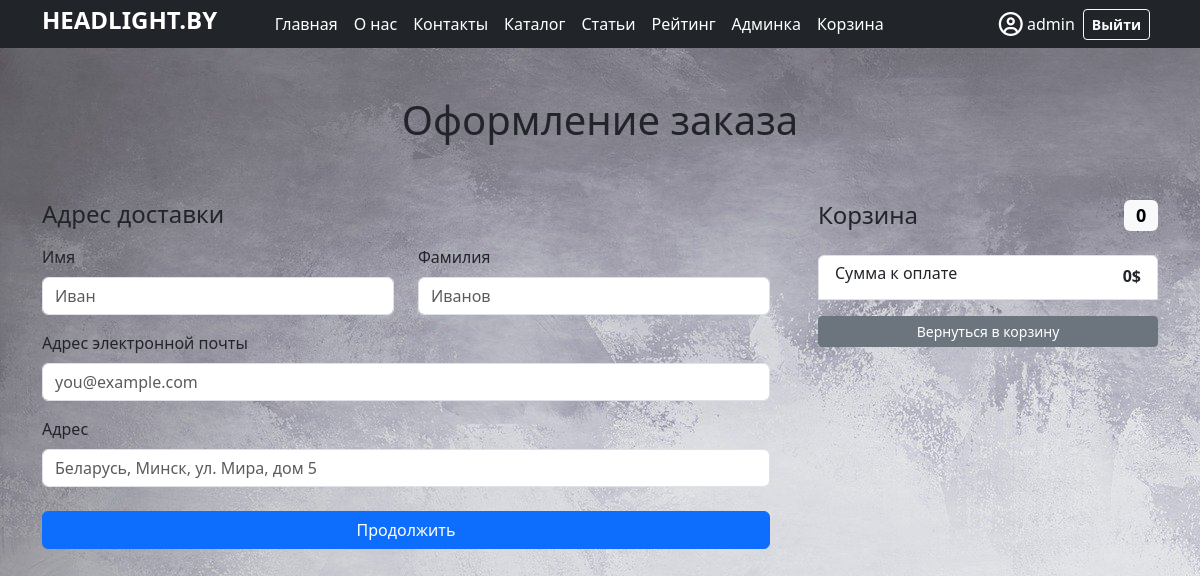
The page /order-create (signed in) on the database as committed earlier.
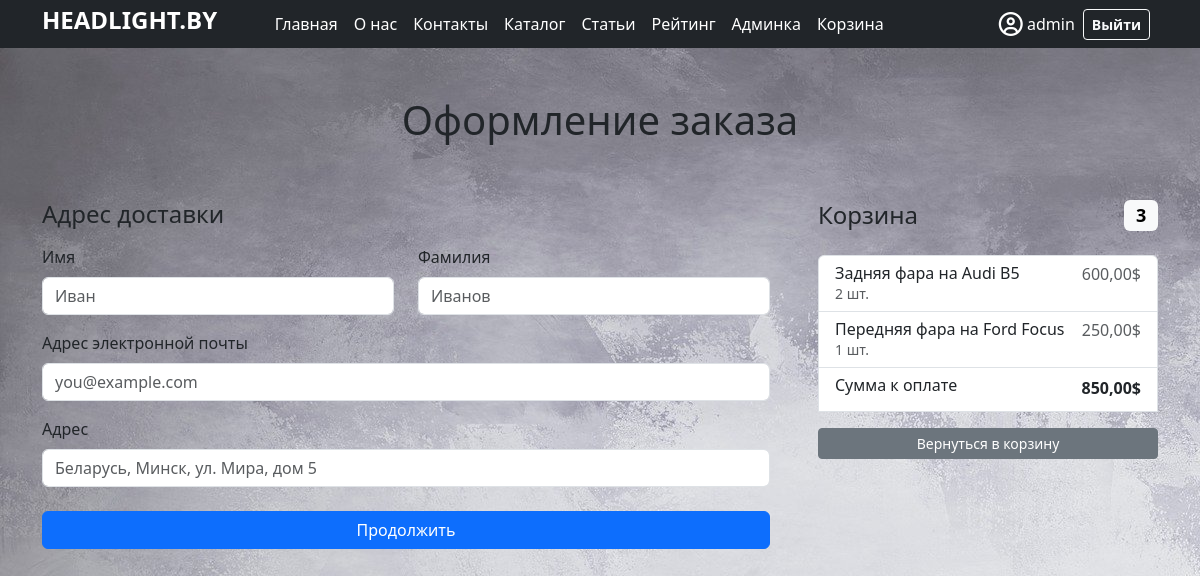
The same page on the database as committed later.
### dj_app/models.py (models this page shows, shortened)
class Basket(models.Model):
    user = models.ForeignKey(User, on_delete=models.CASCADE, verbose_name="Пользователь")
    product = models.ForeignKey(Product, on_delete=models.CASCADE, verbose_name="Товар")
    quantity = models.PositiveSmallIntegerField(default=0, verbose_name="Количество")
    created_timestamp = models.DateTimeField(auto_now_add=True)
    objects = BasketQuerySet.as_manager()
    def sum(self):
        return self.product.price * self.quantity
    class Meta:
        verbose_name = "Корзина"  # Название модели в ед.числе
        verbose_name_plural = "Корзины"  # Название модели в мнж.числе
        ordering = ["product"]  # Сортировка по полю (если с "-" то в обратном порядке)

class Product(models.Model):
    company = models.ForeignKey(Company, null=True, on_delete=models.CASCADE, help_text="Выберите компанию", verbose_name="Компания")  # Связывающее поле
    slug = models.SlugField(max_length=200, db_index=True, blank=True, verbose_name="url")
    title = models.CharField(max_length=200, help_text="Введите название товара", verbose_name="Название товара")
    summary = models.TextField(max_length=1000, help_text="Введите описание товара", verbose_name="Описание товара")
    product_code = models.IntegerField(null=True, help_text="Введите код товара", verbose_name="Код товара")
    manufacturer = models.ForeignKey(Country, null=True, on_delete=models.CASCADE, max_length=20, help_text="Введите страну производителя", verbose_name="Страна производителя")
    price = models.DecimalField(null=True, max_digits=5, decimal_places=2, help_text="Введите цену товара", verbose_name="Цена товара")
    quantity = models.PositiveIntegerField(default=0, help_text="Введите количество товара", verbose_name="Количество товара")
    category = models.ForeignKey(GroupProduct, related_name='products', null=True, on_delete=models.CASCADE, help_text="Выберите вид (категорию) товара", verbose_name="Вид (категория) товара")
    side = models.ForeignKey(Side, null=True, on_delete=models.CASCADE, help_text="Выберите сторону", verbose_name="Сторона")
    image = models.ImageField(upload_to='products/%Y/%m/%d', null=True, blank=True, verbose_name="Добавить изображение")
    available = models.BooleanField(default=True)
    objects = models.Model
    class Meta:
        verbose_name = "Продукт"  # Название модели в ед.числе
        verbose_name_plural = "Продукты"  # Название модели в мнж.числе
        ordering = ["title"]  # Сортировка по полю (если с "-" то в обратном порядке)
        index_together = (('id', 'slug'),)

### dj_app/views.py (the view, shortened to what this page needs)
# urls.py: path('order-create', views.OrderCreateView.as_view(), name="order_create"),  # Маршрут: Заказ
class OrderCreateView(CreateView):
    template_name = 'orders/order-create.html'
    form_class = OrderForm
    success_url = reverse_lazy('order_create')

### dj_app/forms.py
class OrderForm(forms.ModelForm):
    first_name = forms.CharField(widget=forms.TextInput(attrs={'class': 'form-control', 'placeholder': 'Иван'}))
    last_name = forms.CharField(widget=forms.TextInput(attrs={'class': 'form-control', 'placeholder': 'Иванов'}))
    email = forms.EmailField(widget=forms.EmailInput(attrs={'class': 'form-control', 'placeholder': 'you@example.com'}))
    address = forms.CharField(widget=forms.TextInput(attrs={
        'class': 'form-control', 'placeholder': 'Беларусь, Минск, ул. Мира, дом 5',
    }))
    class Meta:
        model = Order
        fields = ('first_name', 'last_name', 'email', 'address')

### dj_app/context_processors.py (called while the page is built)
def baskets(request):
    user = request.user
    return {'baskets': Basket.objects.filter(user=user) if user.is_authenticated else []}

### dj_app/models.py (called while the page is built)
    def total_sum(self):
        return sum(basket.sum() for basket in self)

    def total_quantity(self):
        return sum(basket.quantity for basket in self)

### templates/orders/order-create.html (shortened to what this page needs)
{% extends 'base.html' %}
{% load static %}
{% block body %}
    <div class="container">
        <div class="py-5 text-center">
            <h1>Оформление заказа</h1>
        </div>
        <div class="row g-5">
            <div class="col-md-5 col-lg-4 order-md-last">
                <h4 class="d-flex justify-content-between align-items-center mb-4">
                    <span class="text">Корзина</span>
                    <span class="badge text-bg-light">{{ baskets.total_quantity }}</span>
                </h4>
                <ul class="list-group mb-3">
                    {% for basket in baskets %}
                        <li class="list-group-item d-flex justify-content-between lh-sm">
                            <div>
                                <h6 class="my-0">{{ basket.product.title }}</h6>
                                <small class="text-muted">{{ basket.quantity }} шт.</small>
                            </div>
                            <span class="text-muted">{{ basket.sum }}$</span>
                        </li>
                    {% endfor %}
                    <li class="list-group-item d-flex justify-content-between mb-3">
                        <h6>Сумма к оплате</h6>
                        <strong>{{ baskets.total_sum }}$</strong>
                    </li>
                    <a href="{% url 'basket' %}" class="btn btn-sm btn-secondary">Вернуться в корзину</a>
                </ul>
            </div>
            <div class="col-md-7 col-lg-8">
                <h4 class="mb-3">Адрес доставки</h4>
                <form method="post" action="">
                    <div class="row g-4">
                        <div class="col-sm-6">
                            <label for="{{ form.first_name.id_for_label }}" class="form-label">Имя</label>
                            {{ form.first_name }}
                        </div>
                        <div class="col-sm-6">
                            <label for="{{ form.last_name.id_for_label }}" class="form-label">Фамилия</label>
                            {{ form.last_name }}
                        </div>
                        <div class="col-12 mt-3">
                            <label for="{{ form.email.id_for_label }}" class="form-label">Адрес электронной
                                почты</label>
                            {{ form.email }}
                        </div>
                        <div class="col-12 mt-3">
                            <label for="{{ form.email.address }}" class="form-label">Адрес</label>
                            {{ form.address }}
                        </div>
                    </div>
                    <br>
                    <button class="w-100 btn btn-primary" type="submit">Продолжить</button>
                </form>
            </div>
        </div>
    </div>
{% endblock %}

Rows that differ between the two databases and show on the page:
added Basket: total_quantity "3", product "Задняя фара на Audi B5", quantity "2", sum "600,00", total_sum "850,00"
added Basket: product "Передняя фара на Ford Focus", quantity "1", sum "250,00"
Other text that changed with them:
{{ baskets.total_quantity }}: "0" → (not shown)
{{ baskets.total_sum }}: "0" → (not shown)
